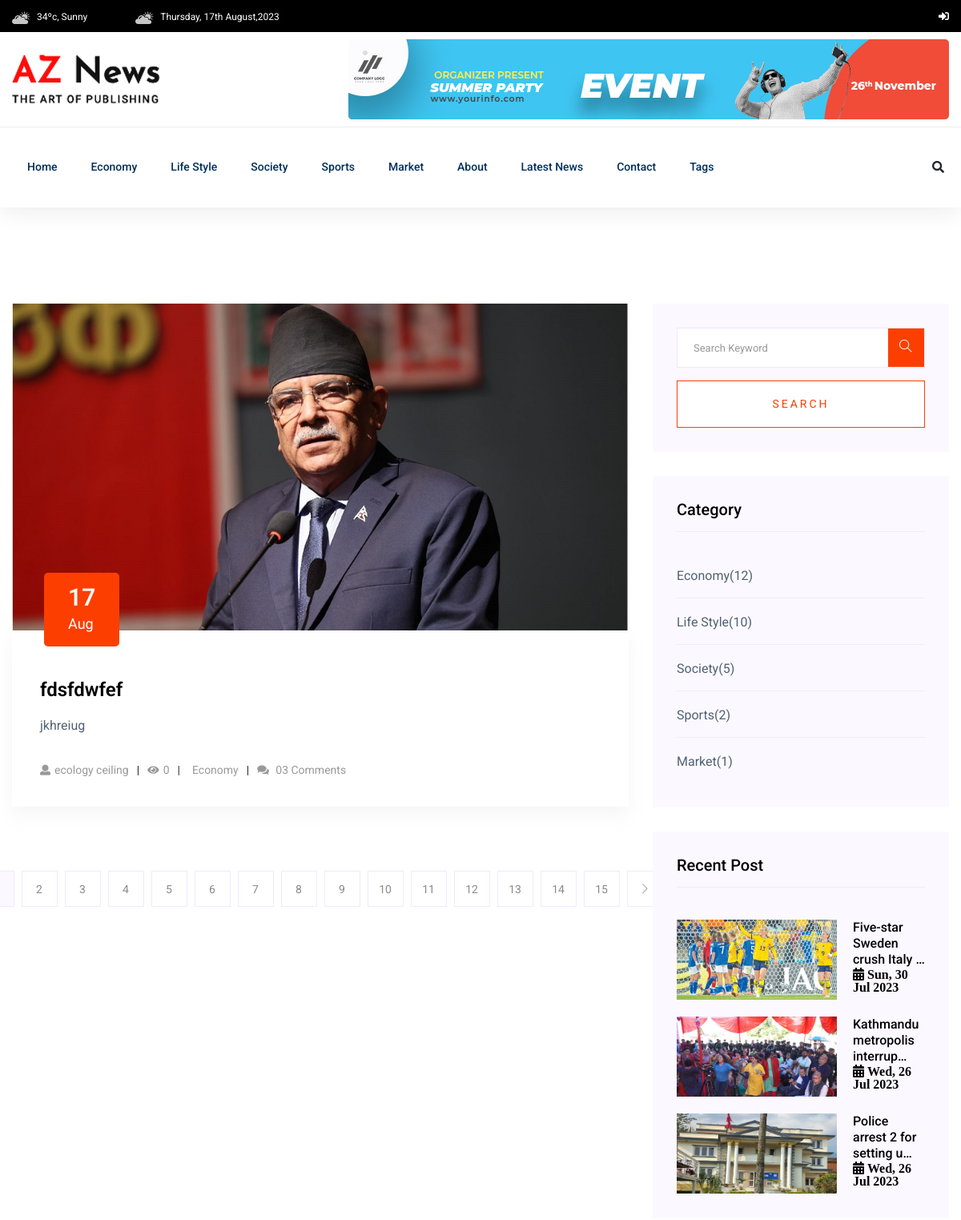
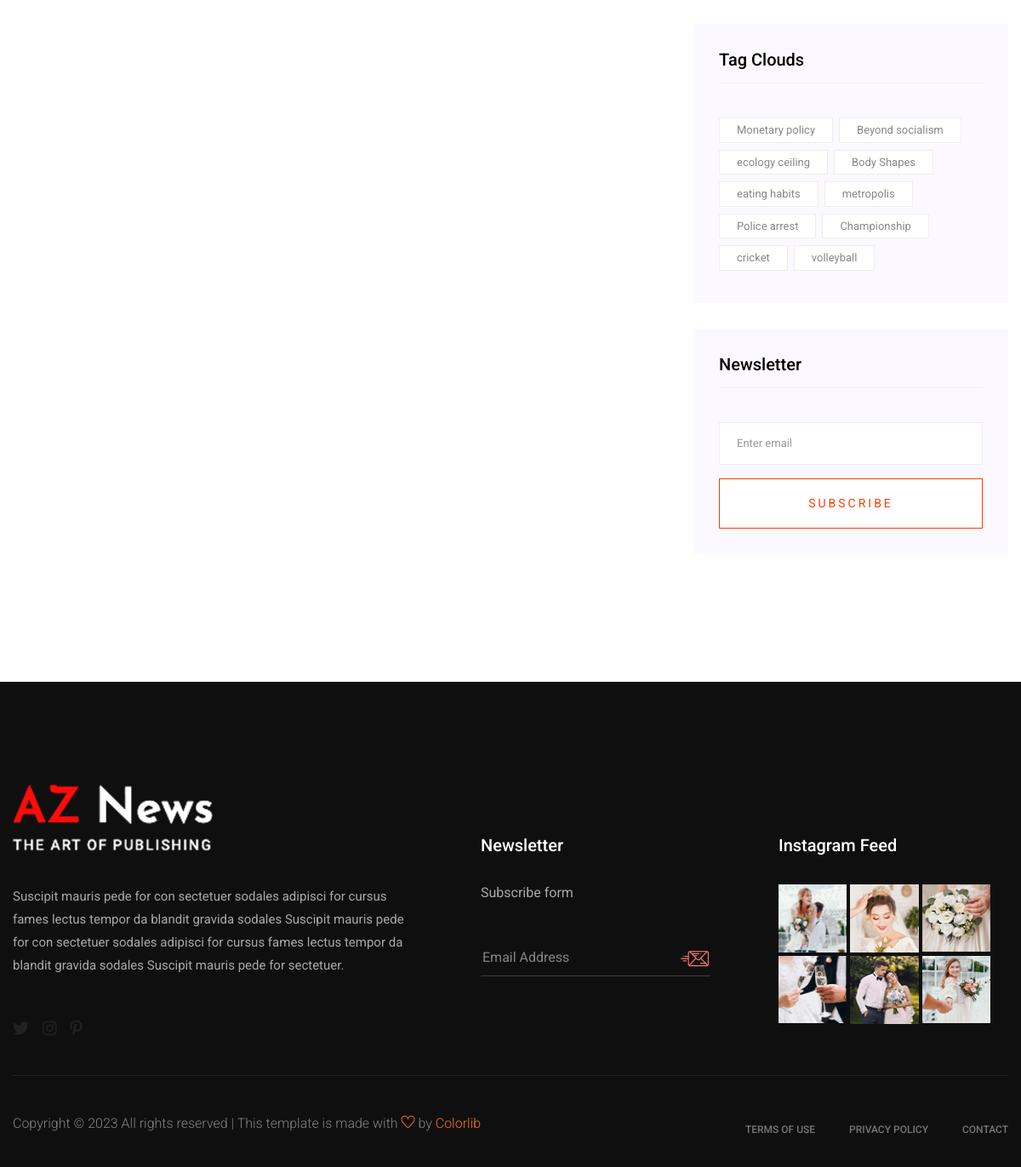
The page /post-list/ on the database its author committed (2 pictures, top to bottom).
### news_app/models.py (models this page shows, shortened)
class Category(models.Model):
     name = models.CharField(max_length=100)

class Post(models.Model):
     STATUS_CHOICES = [
          ("active", "Active"),
          ("in_active", "Inactive"),
     ]
     title = models.CharField(max_length=255)
     content = models.TextField()
     feature_image = models.ImageField(upload_to="post_images/%Y/%m/%d", blank=False)
     author = models.ForeignKey("auth.User", on_delete=models.CASCADE)
     status = models.CharField(max_length=20, choices=STATUS_CHOICES, default="active")
     views_count = models.PositiveBigIntegerField(default=0)
     published_at = models.DateTimeField(null=True, blank=True)
     category = models.ForeignKey(Category, on_delete=models.CASCADE)
     tag = models.ManyToManyField(Tag)

class Tag(models.Model):
     name = models.CharField(max_length=100)
     def __str__(self):
          return self.name

### news_app/views.py (the view)
# urls.py: path("", views.PostListView.as_view(), name='post-list'),
class PostListView(ListView):
    model = Post
    template_name = "aznews/list/list.html"
    context_object_name = "posts"
    paginate_by = 1
    def get_queryset(self):
        return Post.objects.filter(
            published_at__isnull=False, status="active"
        ).order_by("-published_at")

### news_app/navbar.py (called while the page is built)
def navigation(request):
     categories = Category.objects.all()[:5]
     tags = Tag.objects.all()[:10]
     trending_posts = Post.objects.filter(published_at__isnull = False, status = "active").order_by("-views_count")[:3]
     return{
          "categories":categories,
          "tags":tags,
          "trending_posts":trending_posts,
     }

### templates/aznews/list/list.html
{% extends "aznews/base.html" %}
{% load static %}
{% block content %}
<section class="blog_area section-padding">
<div class="container">
     <div class="row">
          <div class="col-lg-8 mb-5 mb-lg-0">
               <div class="blog_left_sidebar">
                    {% include "aznews/list/left/post_list.html" %}
                    {% include "aznews/list/left/pagination.html" %}
               </div>
          </div>
          <div class="col-lg-4">
               <div class="blog_right_sidebar">
                    {% include "aznews/list/right/search_form.html" %}
                    {% include "aznews/list/right/category.html" %}
                    {% include "aznews/list/right/popular_posts.html" %}
                    {% include "aznews/list/right/tags.html" %}
                    {% include "aznews/list/right/newsletter.html" %}
               </div>
          </div>
     </div>
</div>
</section>
{% endblock content %}

### templates/aznews/header.html (shortened to what this page needs)
{% load static %}
<header>
    <div class="header-area">
        <div class="main-header ">
            <div class="header-top black-bg d-none d-md-block">
                <div class="container">
                    <div class="col-xl-12">
                        <div class="row d-flex justify-content-between align-items-center">
                            <div class="header-info-left">
                                <ul>
                                    <li><img src="{% static 'aznews/assets/img/icon/header_icon1.png' %}" alt="">34ºc,
                                        Sunny </li>
                                    <li><img src="{% static 'aznews/assets/img/icon/header_icon1.png' %}"
                                            alt="">{% now 'l, jS F,Y' %}</li>
                                </ul>
                            </div>
                            <div class="header-info-right">
                                <ul class="header-social">
                                    {% if user.is_authenticated %}
                                    <li><a href="{% url 'report:users' %}" title="Dowmload Users"><i class="fas fa-download"></i></a></li>
                                    <li><a href="{% url 'report:post-pdf-download' %}" title="Dowmload PDF"><i class="fas fa-arrow-alt-circle-down"></i></a></li>
                                    <li><a href="{% url 'report:post-pdf-view' %}" title="View PDF"><i class="far fa-file-pdf"></i></a></li>
                                    <li><a href="https://twitter.com/aznews_tv"><i class="fab fa-twitter"></i></a></li>
                                    <li><a href="https://www.instagram.com/aznews.ant/"><i class="fab fa-instagram"></i></a></li>
                                    <li> <a href="#"><i class="fab fa-pinterest-p"></i></a></li>
                                    <li><a href="{%url 'news_admin:post-create' %}"><i class="fas fa-plus"></i></a></li>
                                    <li><a href="{%url 'news_admin:draft-list' %}"><i class="fas fa-paste"></i></a></li>
                                    <li><a href="{%url 'logout' %}"><i class="fas fa-sign-out-alt"></i></a></li>
                                    {% else %}
                                    <li><a href="{%url 'login' %}"><i class="fas fa-sign-in-alt"></i></a></li>
                                    {% endif %}
                                </ul>
                            </div>
                        </div>
                    </div>
                </div>
            </div>
            <div class="header-mid d-none d-md-block">
                <div class="container">
                    <div class="row d-flex align-items-center">
                        <div class="col-xl-3 col-lg-3 col-md-3">
                            <div class="logo">
                                <a href="/"><img src="{% static 'aznews/assets/img/logo/logo.png' %}" alt=""></a>
                            </div>
                        </div>
                        <div class="col-xl-9 col-lg-9 col-md-9">
                            <div class="header-banner f-right ">
                                <img src="{% static 'aznews/assets/img/hero/header_card.jpg' %}" alt="">
                            </div>
                        </div>
                    </div>
                </div>
            </div>
            <div class="header-bottom header-sticky">
                <div class="container">
                    <div class="row align-items-center">
                        <div class="col-xl-10 col-lg-10 col-md-12 header-flex">
                            <div class="main-menu d-none d-md-block">
                                <nav>
                                    <ul id="navigation">
                                        <li><a href="/">Home</a></li>
                                        {% for category in categories %}
                                        <li><a
                                                href="{% url 'post-by-category' category.id %}">{{category.name|title}}</a>
                                        </li>
                                        {% endfor %}
                                        <li><a href="{% url 'about' %}">About</a></li>
                                        <li><a href="{% url 'post-list' %}">Latest News</a></li>
                                        <li><a href="{% url 'contact' %}">Contact</a></li>
                                        <li><a href="#">Tags</a>
                                        </li>
                                    </ul>
                                </nav>
                            </div>
                        </div>
                        <div class="col-xl-2 col-lg-2 col-md-4">
                            <div class="header-right-btn f-right d-none d-lg-block">
                                <i class="fas fa-search special-tag"></i>
                            </div>
                        </div>
                        <div class="col-12">
                        </div>
                    </div>
                </div>
            </div>
        </div>
    </div>
</header>

### templates/aznews/list/left/post_list.html (shortened to what this page needs)
{% load static %}
{% for post in posts %}
<article class="blog_item">
     <div class="blog_item_img">
          <img class="card-img rounded-0" src="{{ post.feature_image.url }}" alt="">
          <a href="#" class="blog_item_date">
               <h3>{{post.published_at | date:"j"}}</h3>
               <p>{{post.published_at | date:"M"}}</p>
          </a>
     </div>
     <div class="blog_details">
          <a class="d-inline-block" href="{% url 'post-detail' post.pk %}">
               <h2>{{post.title}}</h2>
          </a>
          <p>{{ post.content|striptags|safe|truncatechars:300}}</p>
          <ul class="blog-info-link">
               <li><a href="#"><i class="fa fa-user"></i>{{post.tag.all |join:", "}}</a></li>
               <li><a href="#"><i class="fa fa-eye"></i>{{post.views_count}}</a></li>
               <li><a href="#">{{post.category.name|title}}</a></li>
               <li><a href="#"><i class="fa fa-comments"></i> 03 Comments</a></li>
          </ul>
     </div>
</article>
{% endfor %}

### templates/aznews/list/right/category.html
{% load static %}
<aside class="single_sidebar_widget post_category_widget">
     <h4 class="widget_title">Category</h4>
     <ul class="list cat-list">
          {% for category in categories %}
          <li>
               <a href="#" class="d-flex">
                    <p>{{category.name|title}}</p>
                    <p>({{category.post_set.count}})</p>
               </a>
          </li>
          {% endfor %}
     </ul>
</aside>

### templates/aznews/list/right/popular_posts.html
{% load static %}
<aside class="single_sidebar_widget popular_post_widget">
     <h3 class="widget_title">Recent Post</h3>
     {% for trending_post in trending_posts %}
     <div class="media post_item">
          <a href="{% url 'post-detail' trending_post.pk %}"><img src="{{trending_post.feature_image.url}}" alt="{{trending_post.title}}" width="200px" height="100px"></a>
          <div class="media-body">
               <a href="{% url 'post-detail' trending_post.pk %}">
                    <h3>{{trending_post.title |truncatechars:30}}<br><i class="fa fa-calendar-alt">{{trending_post.published_at|date:" D, j M Y"}}</i></h3>
               </a>
          </div>
     </div>
     {% endfor %}
</aside>

### templates/aznews/list/right/tags.html
{% load static %}
<aside class="single_sidebar_widget tag_cloud_widget">
     <h4 class="widget_title">Tag Clouds</h4>
     <ul class="list">
          {% for tag in tags %}
          <li>
               <a href="#">{{tag.name}}</a>
          </li>
          {% endfor %}
     </ul>
</aside>

### rows shown on the page
Category: name "Economy", post_set.count "12"
Category: name "Life Style", post_set.count "10"
Category: name "Society", post_set.count "5"
Category: name "Sports", post_set.count "2"
Category: name "Market", post_set.count "1"
Post: feature_image (picture), published_at "17", published_at "Aug", title "fdsfdwfef", content "jkhreiug", tag.all "ecology ceiling", views_count "0", category.name "Economy"
Post: feature_image (picture), title "Five-star Sweden crush Italy …", published_at "Sun, 30 Jul 2023"
Post: feature_image (picture), title "Kathmandu metropolis interrup…", published_at "Wed, 26 Jul 2023"
Post: feature_image (picture), title "Police arrest 2 for setting u…", published_at "Wed, 26 Jul 2023"
Tag: name "Monetary policy"
Tag: name "Beyond socialism"
Tag: name "ecology ceiling"
Tag: name "Body Shapes"
Tag: name "eating habits"
Tag: name "metropolis"
Tag: name "Police arrest"
Tag: name "Championship"
Tag: name "cricket"
Tag: name "volleyball"

### other values the page prints
{{ i }} "2" "3" "4" "5" "6" "7" "8" "9" "10" "11" "12" "13" "14" "15"
